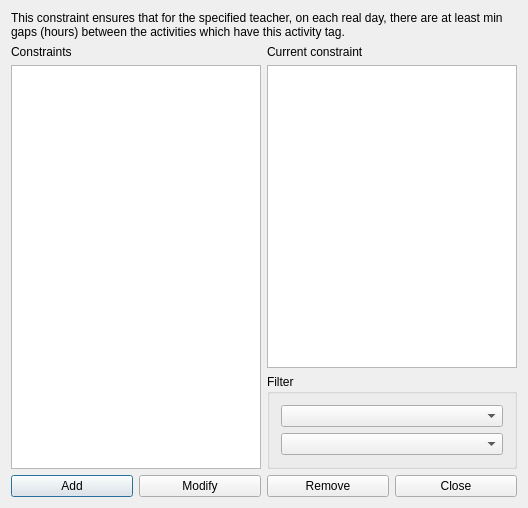
<?xml version="1.0" encoding="UTF-8"?>
<ui version="4.0">
 <class>ConstraintTeacherMinGapsBetweenActivityTagPerRealDayForm_template</class>
 <widget class="QDialog" name="ConstraintTeacherMinGapsBetweenActivityTagPerRealDayForm_template">
  <property name="geometry">
   <rect>
    <x>0</x>
    <y>0</y>
    <width>528</width>
    <height>508</height>
   </rect>
  </property>
  <property name="windowTitle">
   <string extracomment="This is the title of the dialog to see the list of all constraints of this type">Constraints teacher min gaps between activity tag per real day</string>
  </property>
  <layout class="QGridLayout" name="gridLayout_2">
   <item row="0" column="0" colspan="2">
    <widget class="QLabel" name="textLabel1">
     <property name="sizePolicy">
      <sizepolicy hsizetype="Minimum" vsizetype="Minimum">
       <horstretch>0</horstretch>
       <verstretch>0</verstretch>
      </sizepolicy>
     </property>
     <property name="text">
      <string>This constraint ensures that for the specified teacher, on each real day, there are at least min gaps (hours) between the activities which have this activity tag.</string>
     </property>
     <property name="wordWrap">
      <bool>true</bool>
     </property>
    </widget>
   </item>
   <item row="1" column="1">
    <layout class="QVBoxLayout" name="verticalLayout_2">
     <item>
      <widget class="QLabel" name="currentConstraintTextLabel">
       <property name="text">
        <string>Current constraint</string>
       </property>
       <property name="wordWrap">
        <bool>false</bool>
       </property>
      </widget>
     </item>
     <item>
      <widget class="QPlainTextEdit" name="currentConstraintTextEdit"/>
     </item>
    </layout>
   </item>
   <item row="2" column="1">
    <widget class="QGroupBox" name="filterGroupBox">
     <property name="title">
      <string>Filter</string>
     </property>
     <layout class="QGridLayout" name="gridLayout">
      <item row="1" column="0">
       <widget class="QComboBox" name="activityTagComboBox"/>
      </item>
      <item row="0" column="0">
       <widget class="QComboBox" name="teacherComboBox"/>
      </item>
     </layout>
    </widget>
   </item>
   <item row="3" column="0" colspan="2">
    <layout class="QHBoxLayout" name="horizontalLayout">
     <item>
      <widget class="QPushButton" name="addConstraintPushButton">
       <property name="text">
        <string>Add</string>
       </property>
      </widget>
     </item>
     <item>
      <widget class="QPushButton" name="modifyConstraintPushButton">
       <property name="text">
        <string>Modify</string>
       </property>
      </widget>
     </item>
     <item>
      <widget class="QPushButton" name="removeConstraintPushButton">
       <property name="text">
        <string>Remove</string>
       </property>
      </widget>
     </item>
     <item>
      <widget class="QPushButton" name="closePushButton">
       <property name="text">
        <string>Close</string>
       </property>
      </widget>
     </item>
    </layout>
   </item>
   <item row="1" column="0" rowspan="2">
    <layout class="QVBoxLayout" name="verticalLayout">
     <item>
      <widget class="QLabel" name="constraintsTextLabel">
       <property name="frameShape">
        <enum>QFrame::NoFrame</enum>
       </property>
       <property name="frameShadow">
        <enum>QFrame::Plain</enum>
       </property>
       <property name="text">
        <string>Constraints</string>
       </property>
       <property name="wordWrap">
        <bool>false</bool>
       </property>
      </widget>
     </item>
     <item>
      <widget class="QListWidget" name="constraintsListWidget"/>
     </item>
    </layout>
   </item>
  </layout>
 </widget>
 <layoutdefault spacing="6" margin="11"/>
 <resources/>
 <connections/>
</ui>
